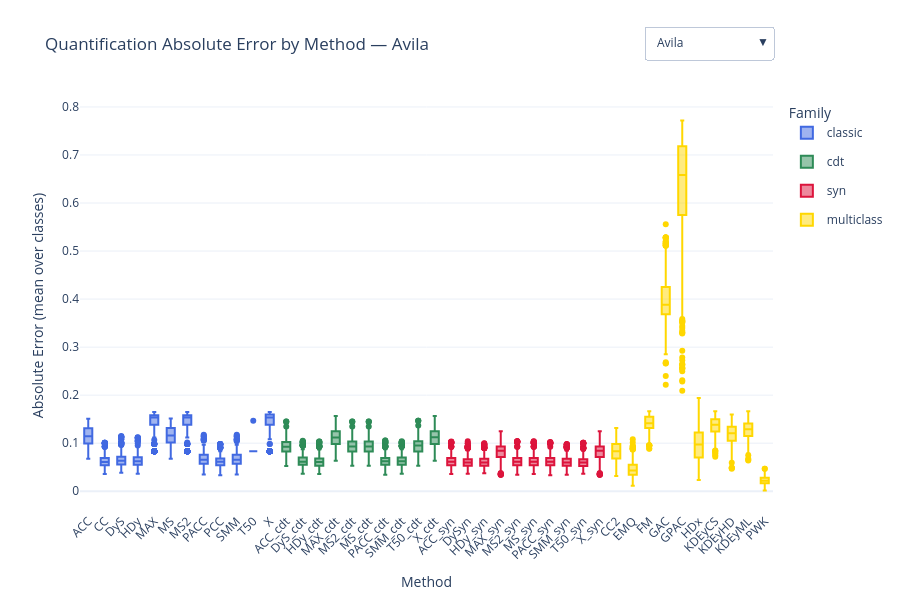

Notebook code cell kept with this figure:
### Code cell
fig = go.Figure()
dataset_names = list(data.keys())

# Always-visible, data-free traces just to provide a stable 4-entry color legend
for cat in CATEGORY_ORDER:
    fig.add_trace(go.Box(
        y=[None], name=cat, marker_color=CATEGORY_COLORS[cat],
        legendgroup=cat, showlegend=True, visible=True, hoverinfo="skip",
    ))
trace_dataset = [None] * len(CATEGORY_ORDER)  # legend traces belong to no dataset

# One box per method per dataset; only the first dataset's boxes start visible
for ds_idx, ds_name in enumerate(dataset_names):
    df = data[ds_name]
    methods = sorted(df["qnt"].unique(),
                     key=lambda q: (CATEGORY_ORDER.index(categorize(q)), q))
    for q in methods:
        cat = categorize(q)
        fig.add_trace(go.Box(
            y=df.loc[df["qnt"] == q, "error"],
            name=q, marker_color=CATEGORY_COLORS[cat],
            legendgroup=cat, showlegend=False,
            visible=(ds_idx == 0), boxpoints="outliers",
        ))
        trace_dataset.append(ds_name)

# Dropdown: show only the selected dataset's boxes (legend traces stay visible)
buttons = []
for ds_name in dataset_names:
    vis = [td is None or td == ds_name for td in trace_dataset]
    buttons.append(dict(
        label=ds_name, method="update",
        args=[{"visible": vis},
              {"title.text": f"Quantification Absolute Error by Method — {ds_name}"}],
    ))

fig.update_layout(
    updatemenus=[dict(buttons=buttons, direction="down", showactive=True,
                      x=1.0, xanchor="right", y=1.18, yanchor="top")],
    title=dict(text=f"Quantification Absolute Error by Method — {dataset_names[0]}"),
    xaxis_title="Method", yaxis_title="Absolute Error (mean over classes)",
    legend_title_text="Family", template="plotly_white", height=600,
)
fig.update_xaxes(tickangle=-45)
fig.show()
